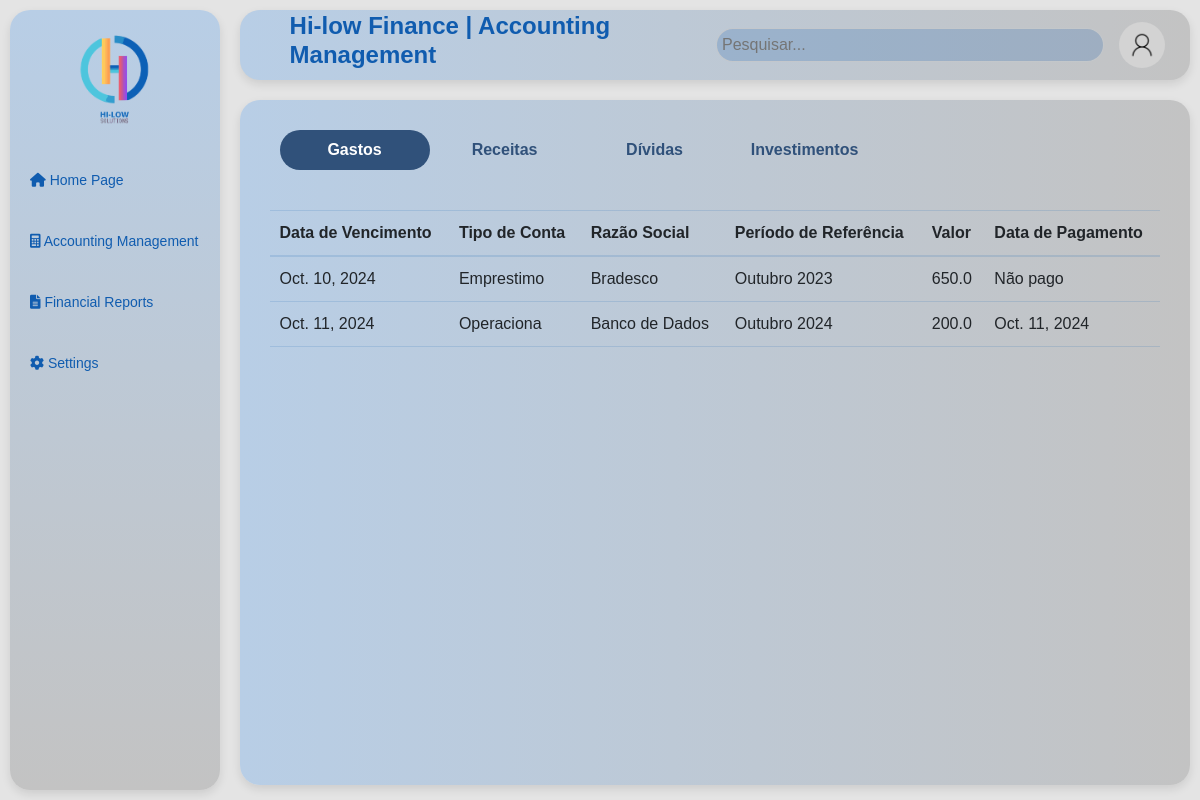
The page /app/app/accountingManagement on the database its author committed.
### api/models.py (models this page shows, shortened)
class FinancialRecord(models.Model):
    DT_VENCIMENTO = models.DateField()  # Data de vencimento
    TP_CONTA = models.CharField(max_length=10,null=True)
    DS_CONTA = models.CharField(max_length=255)  # Descrição da conta
    DS_PERIODO_REFERENCIA = models.CharField(max_length=100)  # Período de referência
    NU_VALOR = models.FloatField(null=True)
    DT_PAGAMENTO = models.DateField(null=True, blank=True)  # Data de pagamento (pode ser opcional)

### api/views.py (the view)
# urls.py: path('app/accountingManagement', views.accountingManagement, name='accountingManagement'),
def accountingManagement(request):
    records = FinancialRecord.objects.all()
    return render(request, 'accountingManagement.html', {'page_title': 'Accounting Management','records': records})

### api/templates/accountingManagement.html (shortened to what this page needs)
<!DOCTYPE html>
{% load static %}
<html lang="pt-br">
<head>
    <link rel="stylesheet" href="https://cdnjs.cloudflare.com/ajax/libs/font-awesome/6.0.0-beta3/css/all.min.css">
    <link href="https://cdn.jsdelivr.net/npm/bootstrap@5.3.3/dist/css/bootstrap.min.css" rel="stylesheet">
    <link rel="stylesheet" href="{% static 'css/styles.css' %}">
</head>
<body>
   {% include 'sidebar.html' %}
    <div class="main">
        {% include 'navgationTopbar.html' %}
        <div class="class_expenses">
            <ul class="nav nav-pills">
                <li class="nav-item">
                    <a class="nav-link active" href="#" onclick="setActive(this)">Gastos</a>
                </li>
                <li class="nav-item">
                    <a class="nav-link" href="#" onclick="setActive(this)">Receitas</a>
                </li>
                <li class="nav-item">
                    <a class="nav-link" href="#" onclick="setActive(this)">Dívidas</a>
                </li>
                <li class="nav-item">
                    <a class="nav-link" href="#" onclick="setActive(this)">Investimentos</a>
                </li>
            </ul>
            <div class="class_table">
                <table class="table_gastos">
                    <thead>
                        <tr>
                            <th>Data de Vencimento</th>
                            <th>Tipo de Conta</th>
                            <th>Razão Social</th>
                            <th>Período de Referência</th>
                            <th>Valor</th>
                            <th>Data de Pagamento</th>
                        </tr>
                    </thead>
                    <tbody>
                        {% for record in records %}
                        <tr>
                            <td>{{ record.DT_VENCIMENTO }}</td>
                            <td>{{ record.TP_CONTA|default:'Não Definido'}}</td>
                            <td>{{ record.DS_CONTA }}</td>
                            <td>{{ record.DS_PERIODO_REFERENCIA}}</td>
                            <td>{{ record.NU_VALOR}}</td>
                            <td>{{ record.DT_PAGAMENTO|default:'Não pago' }}</td>
                        </tr>
                        {% endfor %}
                    </tbody>
                  </table>
            </div>
        </div>
    </div>
</body>
</html>

### api/static/css/styles.css (style rules this page uses)
.main { flex-grow: 1; margin: 10px; }
body { font-family: Arial, sans-serif; margin: 0; display: flex; background-color: #E4E4E4; }

### api/templates/accountingManagement.html (style rules this page uses)
table { width: 100%; border-collapse: collapse; margin-top: 20px; }
th, td { border: 1px solid #ccc; padding: 10px; text-align: left; }
.class_expenses { background-image: linear-gradient(to right,#B8CEE6, #C3C3C3); border-radius: 20px; box-shadow: 0 4px 10px rgba(0, 0, 0, 0.1); height: calc(100vh - 115px); align-items: center; justify-content: space-between; margin-top:20px; }
.nav-pills { padding-left: 30px; padding-right: 30px; padding-Top: 30px; padding-bottom: 20px; margin-left: 10px; font-weight: bold; }
.nav-item { width:150px; }
.nav-link.active { color: #ffffff; background: #30517A !important; border-radius: 30px }
.nav-link { color: #30517A; cursor: pointer; display: flex; justify-content: center; align-items: center; height: 100%; }
.class_table { padding-left: 30px; padding-right: 30px; }
.table_gastos { background-color: transparent; }
.table_gastos thead th { border-bottom: 2px solid rgba(16,92,175,0.15); }
.table_gastos th, .table_gastos td { border: none; }
.table_gastos th, .table_gastos td { border-top: 1px solid rgba(16,92,175,0.15); border-bottom: 1px solid rgba(16,92,175,0.15) }

### rows shown on the page
FinancialRecord: DT_VENCIMENTO "Oct. 10, 2024", TP_CONTA "Emprestimo", DS_CONTA "Bradesco", DS_PERIODO_REFERENCIA "Outubro 2023", NU_VALOR "650.0", DT_PAGAMENTO "Não pago"
FinancialRecord: DT_VENCIMENTO "Oct. 11, 2024", TP_CONTA "Operaciona", DS_CONTA "Banco de Dados", DS_PERIODO_REFERENCIA "Outubro 2024", NU_VALOR "200.0", DT_PAGAMENTO "Oct. 11, 2024"

### other values the page prints
{{ page_title }} "Accounting Management"
